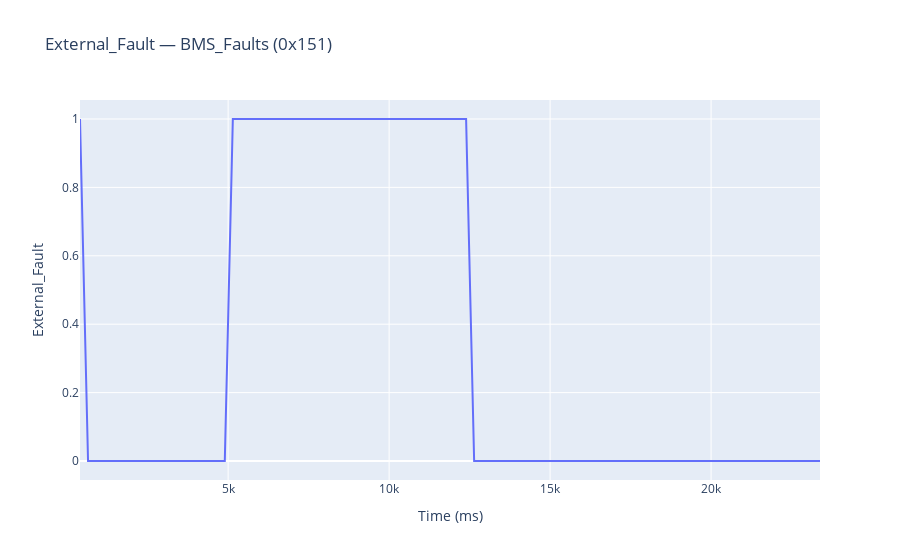
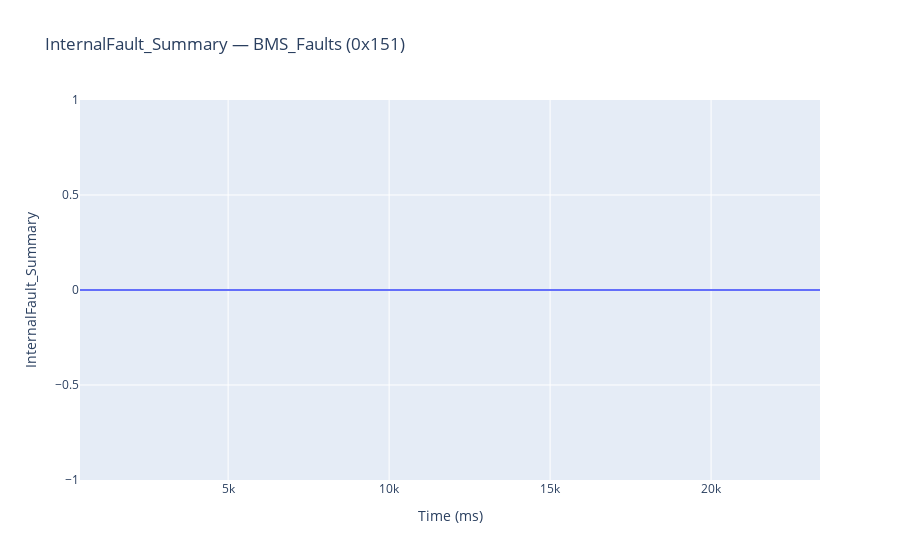
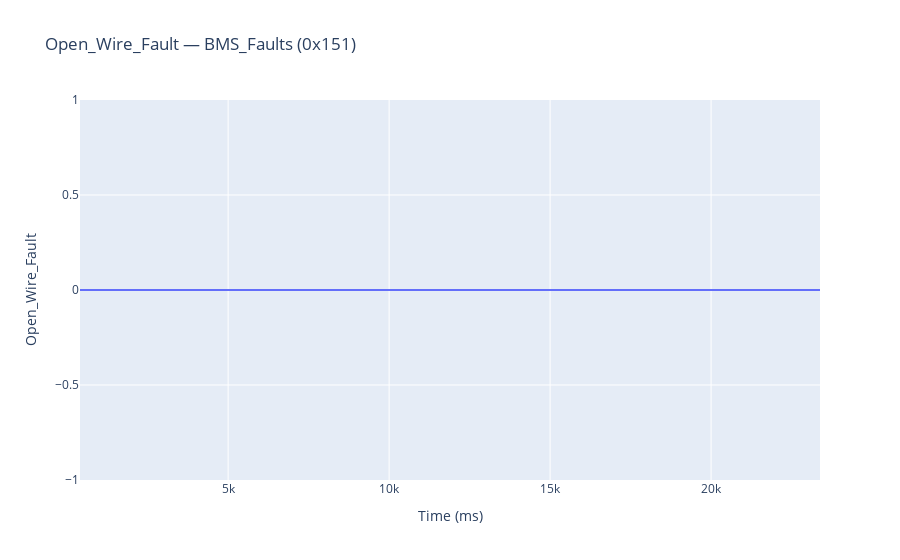
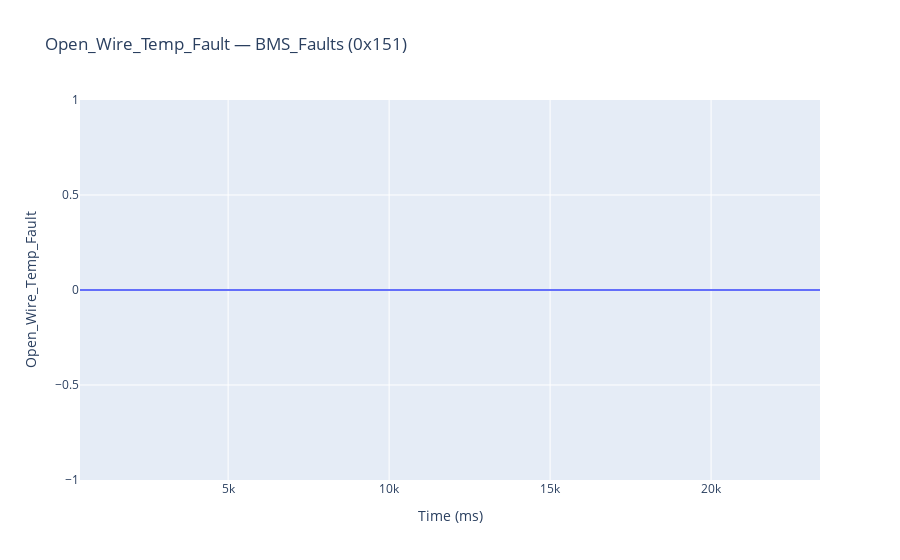

The code cell stored with these charts, in order, in its notebook:
### Markdown cell above
## 3. Graph all signals

Loops over every unique (message, signal) pair in the DataFrame and creates an interactive plot for each. Skips if data is empty.

### Code cell
# Loop over every unique (message, signal) pair and plot each one
# Skips entirely if no signals were decoded
if df.empty:
    print("No signals decoded.")
else:
    for (msg_name, sig_name), group in df.groupby(["message_name", "signal_name"]):
        msg_id = group["message_id"].iloc[0]
        plot_signal(group, sig_name, msg_name, msg_id)

### Figure 1 — Plotly figure (JSON) as saved in the notebook; plotly's stock layout.template omitted (floating-point values rounded to 4 significant figures)
{"data": [{"hovertemplate": "Time (ms)=%{x}<br>External_Fault=%{y}<extra></extra>", "legendgroup": "", "line": {"color": "#636efa", "dash": "solid"}, "marker": {"symbol": "circle"}, "mode": "lines", "name": "", "orientation": "v", "showlegend": false, "type": "scatter", "x": [399, 649, 899, 1149, 1399, 1648, 1898, 2148, 2398, 2648, 2898, 3147, 3397, 3647, 3897, 4147, 4397, 4646, 4896, 5146, 5396, 5646, 5896, 6145, 6395, 6645, 6895, 7145, 7394, 7645, 7894, 8144, 8394, 8644, 8893, 9144, 9393, 9643, 9893, 10143, 10392, 10642, 10892, 11142, 11392, 11641, 11891, 12141, 12391, 12641, 12891, 13140, 13390, 13640, 13890, 14140, 14389, 14639, 14889, 15139, 15389, 15639, 15889, 16138, 16388, 16638, 16888, 17138, 17388, 17637, 17887, 18137, 18387, 18637, 18886, 19136, 19386, 19636, 19886, 20135, 20385, 20635, 20885, 21135, 21385, 21634, 21884, 22134, 22384, 22633, 22884, 23133, 23383], "xaxis": "x", "y": [1.0, 0.0, 0.0, 0.0, 0.0, 0.0, 0.0, 0.0, 0.0, 0.0, 0.0, 0.0, 0.0, 0.0, 0.0, 0.0, 0.0, 0.0, 0.0, 1.0, 1.0, 1.0, 1.0, 1.0, 1.0, 1.0, 1.0, 1.0, 1.0, 1.0, 1.0, 1.0, 1.0, 1.0, 1.0, 1.0, 1.0, 1.0, 1.0, 1.0, 1.0, 1.0, 1.0, 1.0, 1.0, 1.0, 1.0, 1.0, 1.0, 0.0, 0.0, 0.0, 0.0, 0.0, 0.0, 0.0, 0.0, 0.0, 0.0, 0.0, 0.0, 0.0, 0.0, 0.0, 0.0, 0.0, 0.0, 0.0, 0.0, 0.0, 0.0, 0.0, 0.0, 0.0, 0.0, 0.0, 0.0, 0.0, 0.0, 0.0, 0.0, 0.0, 0.0, 0.0, 0.0, 0.0, 0.0, 0.0, 0.0, 0.0, 0.0, 0.0, 0.0], "yaxis": "y"}], "layout": {"legend": {"tracegroupgap": 0}, "title": {"text": "External_Fault — BMS_Faults (0x151)"}, "xaxis": {"anchor": "y", "domain": [0, 1], "title": {"text": "Time (ms)"}}, "yaxis": {"anchor": "x", "domain": [0, 1], "title": {"text": "External_Fault"}}}}

### Figure 2 — Plotly figure (JSON) as saved in the notebook; plotly's stock layout.template omitted (floating-point values rounded to 4 significant figures)
{"data": [{"hovertemplate": "Time (ms)=%{x}<br>InternalFault_Summary=%{y}<extra></extra>", "legendgroup": "", "line": {"color": "#636efa", "dash": "solid"}, "marker": {"symbol": "circle"}, "mode": "lines", "name": "", "orientation": "v", "showlegend": false, "type": "scatter", "x": [399, 649, 899, 1149, 1399, 1648, 1898, 2148, 2398, 2648, 2898, 3147, 3397, 3647, 3897, 4147, 4397, 4646, 4896, 5146, 5396, 5646, 5896, 6145, 6395, 6645, 6895, 7145, 7394, 7645, 7894, 8144, 8394, 8644, 8893, 9144, 9393, 9643, 9893, 10143, 10392, 10642, 10892, 11142, 11392, 11641, 11891, 12141, 12391, 12641, 12891, 13140, 13390, 13640, 13890, 14140, 14389, 14639, 14889, 15139, 15389, 15639, 15889, 16138, 16388, 16638, 16888, 17138, 17388, 17637, 17887, 18137, 18387, 18637, 18886, 19136, 19386, 19636, 19886, 20135, 20385, 20635, 20885, 21135, 21385, 21634, 21884, 22134, 22384, 22633, 22884, 23133, 23383], "xaxis": "x", "y": [0.0, 0.0, 0.0, 0.0, 0.0, 0.0, 0.0, 0.0, 0.0, 0.0, 0.0, 0.0, 0.0, 0.0, 0.0, 0.0, 0.0, 0.0, 0.0, 0.0, 0.0, 0.0, 0.0, 0.0, 0.0, 0.0, 0.0, 0.0, 0.0, 0.0, 0.0, 0.0, 0.0, 0.0, 0.0, 0.0, 0.0, 0.0, 0.0, 0.0, 0.0, 0.0, 0.0, 0.0, 0.0, 0.0, 0.0, 0.0, 0.0, 0.0, 0.0, 0.0, 0.0, 0.0, 0.0, 0.0, 0.0, 0.0, 0.0, 0.0, 0.0, 0.0, 0.0, 0.0, 0.0, 0.0, 0.0, 0.0, 0.0, 0.0, 0.0, 0.0, 0.0, 0.0, 0.0, 0.0, 0.0, 0.0, 0.0, 0.0, 0.0, 0.0, 0.0, 0.0, 0.0, 0.0, 0.0, 0.0, 0.0, 0.0, 0.0, 0.0, 0.0], "yaxis": "y"}], "layout": {"legend": {"tracegroupgap": 0}, "title": {"text": "InternalFault_Summary — BMS_Faults (0x151)"}, "xaxis": {"anchor": "y", "domain": [0, 1], "title": {"text": "Time (ms)"}}, "yaxis": {"anchor": "x", "domain": [0, 1], "title": {"text": "InternalFault_Summary"}}}}

### Figure 3 — Plotly figure (JSON) as saved in the notebook; plotly's stock layout.template omitted (floating-point values rounded to 4 significant figures)
{"data": [{"hovertemplate": "Time (ms)=%{x}<br>Open_Wire_Fault=%{y}<extra></extra>", "legendgroup": "", "line": {"color": "#636efa", "dash": "solid"}, "marker": {"symbol": "circle"}, "mode": "lines", "name": "", "orientation": "v", "showlegend": false, "type": "scatter", "x": [399, 649, 899, 1149, 1399, 1648, 1898, 2148, 2398, 2648, 2898, 3147, 3397, 3647, 3897, 4147, 4397, 4646, 4896, 5146, 5396, 5646, 5896, 6145, 6395, 6645, 6895, 7145, 7394, 7645, 7894, 8144, 8394, 8644, 8893, 9144, 9393, 9643, 9893, 10143, 10392, 10642, 10892, 11142, 11392, 11641, 11891, 12141, 12391, 12641, 12891, 13140, 13390, 13640, 13890, 14140, 14389, 14639, 14889, 15139, 15389, 15639, 15889, 16138, 16388, 16638, 16888, 17138, 17388, 17637, 17887, 18137, 18387, 18637, 18886, 19136, 19386, 19636, 19886, 20135, 20385, 20635, 20885, 21135, 21385, 21634, 21884, 22134, 22384, 22633, 22884, 23133, 23383], "xaxis": "x", "y": [0.0, 0.0, 0.0, 0.0, 0.0, 0.0, 0.0, 0.0, 0.0, 0.0, 0.0, 0.0, 0.0, 0.0, 0.0, 0.0, 0.0, 0.0, 0.0, 0.0, 0.0, 0.0, 0.0, 0.0, 0.0, 0.0, 0.0, 0.0, 0.0, 0.0, 0.0, 0.0, 0.0, 0.0, 0.0, 0.0, 0.0, 0.0, 0.0, 0.0, 0.0, 0.0, 0.0, 0.0, 0.0, 0.0, 0.0, 0.0, 0.0, 0.0, 0.0, 0.0, 0.0, 0.0, 0.0, 0.0, 0.0, 0.0, 0.0, 0.0, 0.0, 0.0, 0.0, 0.0, 0.0, 0.0, 0.0, 0.0, 0.0, 0.0, 0.0, 0.0, 0.0, 0.0, 0.0, 0.0, 0.0, 0.0, 0.0, 0.0, 0.0, 0.0, 0.0, 0.0, 0.0, 0.0, 0.0, 0.0, 0.0, 0.0, 0.0, 0.0, 0.0], "yaxis": "y"}], "layout": {"legend": {"tracegroupgap": 0}, "title": {"text": "Open_Wire_Fault — BMS_Faults (0x151)"}, "xaxis": {"anchor": "y", "domain": [0, 1], "title": {"text": "Time (ms)"}}, "yaxis": {"anchor": "x", "domain": [0, 1], "title": {"text": "Open_Wire_Fault"}}}}

### Figure 4 — Plotly figure (JSON) as saved in the notebook; plotly's stock layout.template omitted (floating-point values rounded to 4 significant figures)
{"data": [{"hovertemplate": "Time (ms)=%{x}<br>Open_Wire_Temp_Fault=%{y}<extra></extra>", "legendgroup": "", "line": {"color": "#636efa", "dash": "solid"}, "marker": {"symbol": "circle"}, "mode": "lines", "name": "", "orientation": "v", "showlegend": false, "type": "scatter", "x": [399, 649, 899, 1149, 1399, 1648, 1898, 2148, 2398, 2648, 2898, 3147, 3397, 3647, 3897, 4147, 4397, 4646, 4896, 5146, 5396, 5646, 5896, 6145, 6395, 6645, 6895, 7145, 7394, 7645, 7894, 8144, 8394, 8644, 8893, 9144, 9393, 9643, 9893, 10143, 10392, 10642, 10892, 11142, 11392, 11641, 11891, 12141, 12391, 12641, 12891, 13140, 13390, 13640, 13890, 14140, 14389, 14639, 14889, 15139, 15389, 15639, 15889, 16138, 16388, 16638, 16888, 17138, 17388, 17637, 17887, 18137, 18387, 18637, 18886, 19136, 19386, 19636, 19886, 20135, 20385, 20635, 20885, 21135, 21385, 21634, 21884, 22134, 22384, 22633, 22884, 23133, 23383], "xaxis": "x", "y": [0.0, 0.0, 0.0, 0.0, 0.0, 0.0, 0.0, 0.0, 0.0, 0.0, 0.0, 0.0, 0.0, 0.0, 0.0, 0.0, 0.0, 0.0, 0.0, 0.0, 0.0, 0.0, 0.0, 0.0, 0.0, 0.0, 0.0, 0.0, 0.0, 0.0, 0.0, 0.0, 0.0, 0.0, 0.0, 0.0, 0.0, 0.0, 0.0, 0.0, 0.0, 0.0, 0.0, 0.0, 0.0, 0.0, 0.0, 0.0, 0.0, 0.0, 0.0, 0.0, 0.0, 0.0, 0.0, 0.0, 0.0, 0.0, 0.0, 0.0, 0.0, 0.0, 0.0, 0.0, 0.0, 0.0, 0.0, 0.0, 0.0, 0.0, 0.0, 0.0, 0.0, 0.0, 0.0, 0.0, 0.0, 0.0, 0.0, 0.0, 0.0, 0.0, 0.0, 0.0, 0.0, 0.0, 0.0, 0.0, 0.0, 0.0, 0.0, 0.0, 0.0], "yaxis": "y"}], "layout": {"legend": {"tracegroupgap": 0}, "title": {"text": "Open_Wire_Temp_Fault — BMS_Faults (0x151)"}, "xaxis": {"anchor": "y", "domain": [0, 1], "title": {"text": "Time (ms)"}}, "yaxis": {"anchor": "x", "domain": [0, 1], "title": {"text": "Open_Wire_Temp_Fault"}}}}
